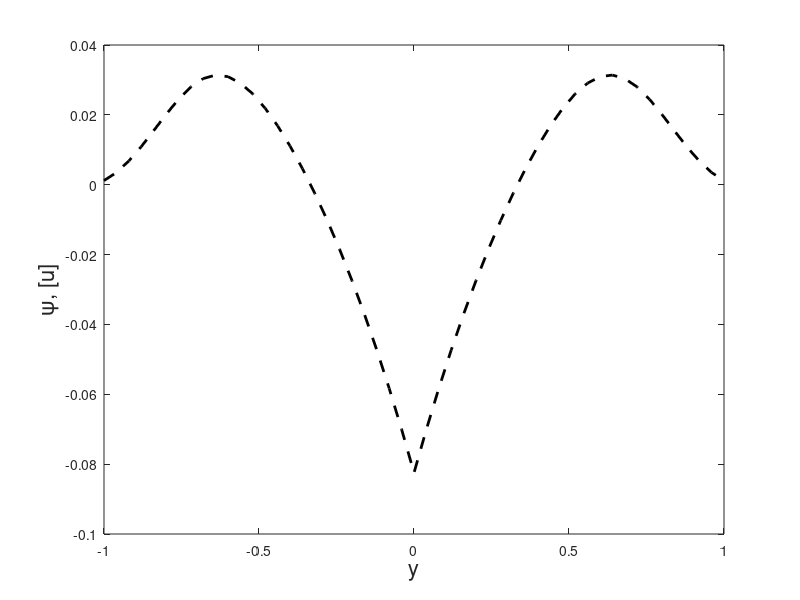

Write the MATLAB code that produced this figure. (Note: this script raises an error after producing the figure.)
clear;
%%ID solution for psi(y) and [u]=-d psi/dy
function [A,B,C,D]=ABCD(delta,h);
  %% evaluate functions A,B.C.d feined in equation 2.15
  alpha=(1+i)/delta;
  alphah=alpha*h;
  cah=cosh(alphah);tah=tanh(alphah);
  tau=(cah-1)/cah/alpha^2;Qtau=real(tau);Rtau=imag(tau);
  eta=(tah-alphah)/alpha^3;Qeta=real(eta);Reta=imag(eta);
  den=Qeta^2+Reta^2;
  A=-Qeta/den;
  B=-Reta/den;
  C=-(Qeta*Qtau+Reta*Rtau)/den;
  D=-(Qeta*Rtau-Reta*Qtau)/den;
endfunction

%% MAIN Section 2.4    makes figure 2.2

clf;
ny=51;y=linspace(-1,1,ny);h=0.05+0.95*(1-abs(y));dy=y(2)-y(1);

delta=1/6; %% was 0.1
sumoneoA=0;sumCoA=0;
for ky=1:ny
[A(ky),B(ky),C(ky),D(ky)]=ABCD(delta,h(ky));
sumoneoA=sumoneoA+1/A(ky);
sumCoA=sumCoA+C(ky)/A(ky);
end
for ky=1:ny
psi_y(ky)=(sumCoA/sumoneoA-C(ky))/A(ky);%% equation 2.20
end

plot(y,-psi_y,'k--','linewidth',2)
hold on;
xlabel('y','fontsize',16')
ylabel('\psi, [u]','fontsize',16);
psi=integral(psi_y,dy);
plot(y,psi,'k','linewidth',2);
plot([-1 1],[0 0],'k')
set(gca,'xdir','reverse');% the model y axis is ploted along the plot x axis
%print -dpng ../../words/figs/C2/figure2.png
